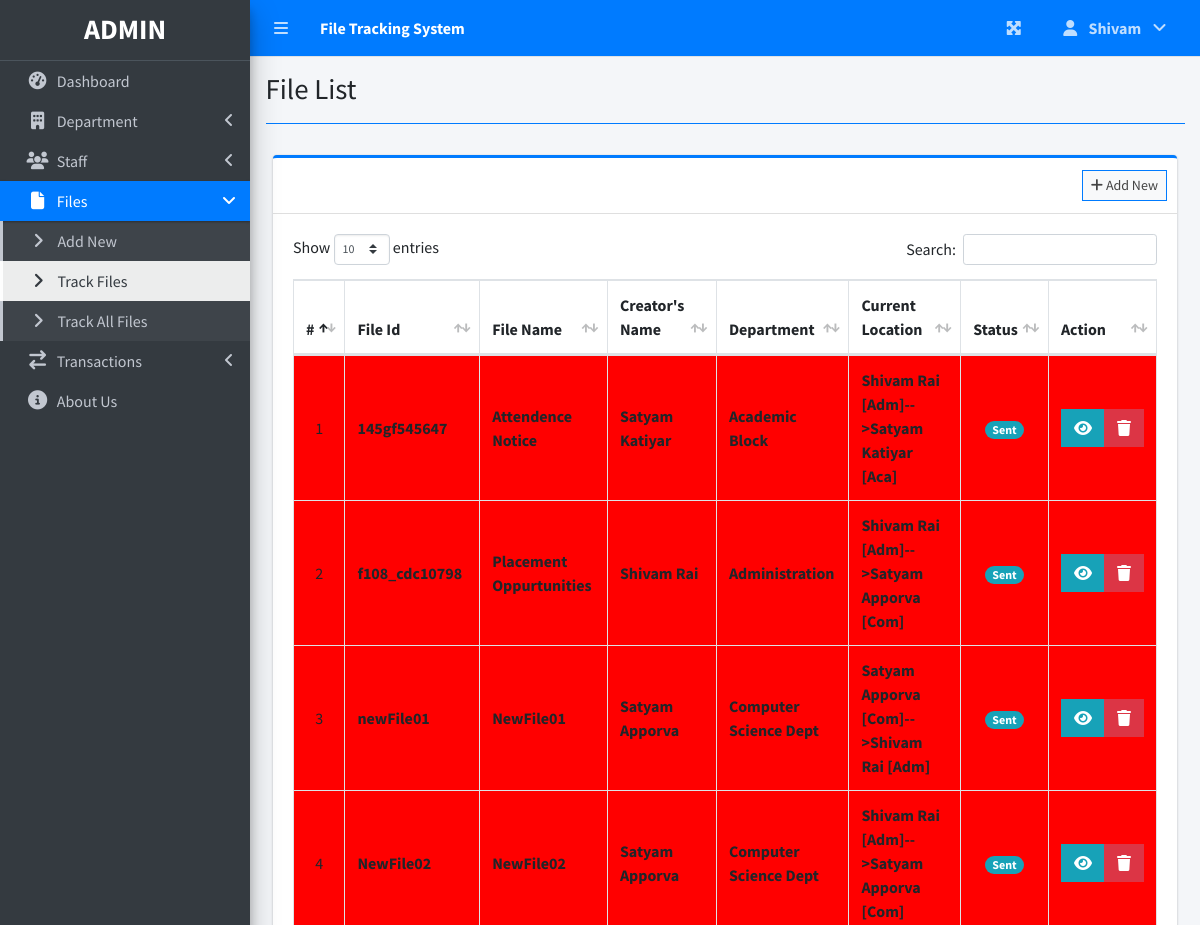
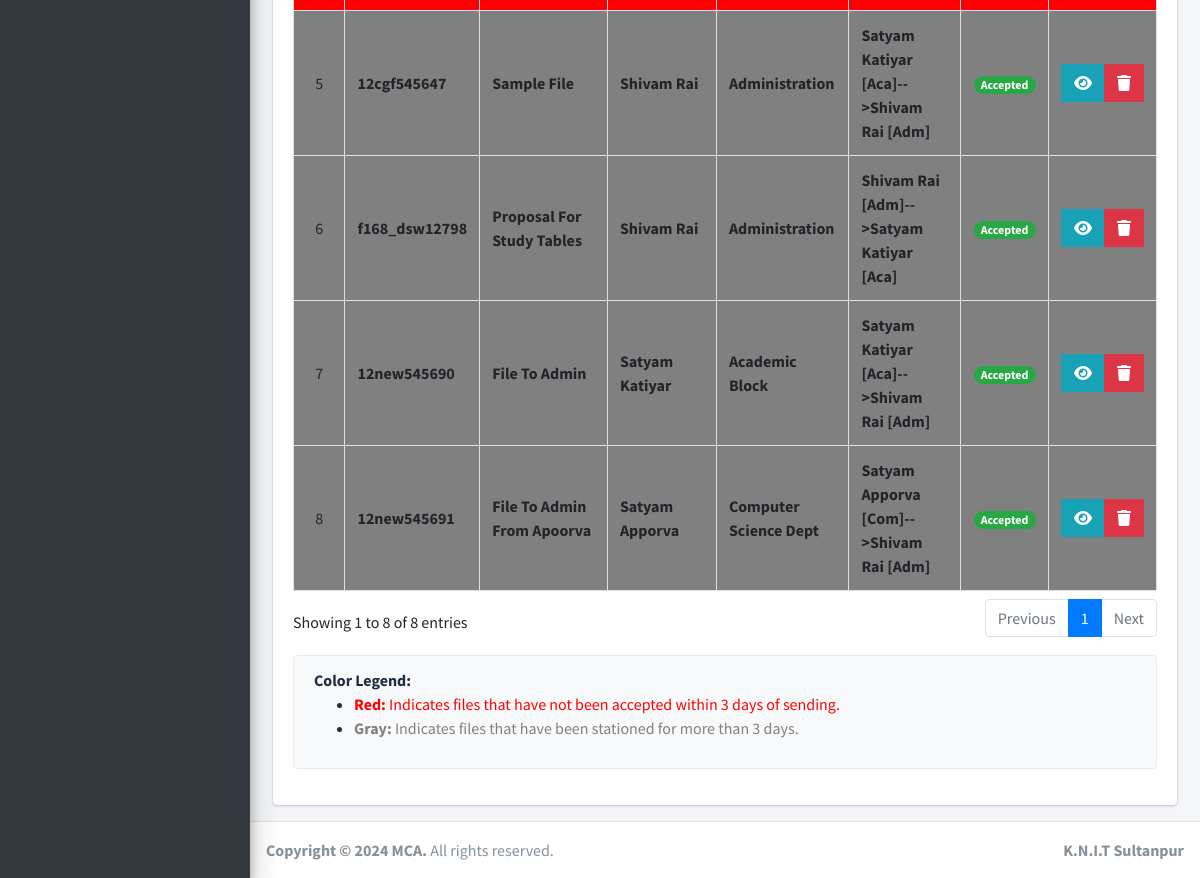
Screenshot of /index.php?page=file_list&admin=false (signed in) with the database file from the repository (2 pictures, top to bottom).
### tables this page shows
CREATE TABLE `files` (
  `id` varchar(30) NOT NULL,
  `file_name` varchar(200) NOT NULL,
  `creator_id` varchar(20) DEFAULT NULL,
  `file_desc` varchar(500) NOT NULL,
  `date_created` datetime NOT NULL DEFAULT current_timestamp(),
  `active` tinyint(1) NOT NULL DEFAULT 1 COMMENT '1 = active , 0 = disabled'
);

### file_list.php (the view, shortened to what this page needs)
<?php include'db_connect.php' ?>
<div class="col-lg-12">
	<div class="card card-outline card-primary">
		<div class="card-header">
			<div class="card-tools">
				<a class="btn btn-block btn-sm btn-default btn-flat border-primary " href="./index.php?page=new_file"><i class="fa fa-plus"></i> Add New</a>
			</div>
		</div>
		<div class="card-body" style="overflow-x:scroll">
			<table class="table tabe-hover table-bordered" id="list" >
				<thead>
					<tr>
						<th class="text-center">#</th>
						<th>File Id</th>
						<th>File Name</th>
						<th>Creator's Name</th>
						<th>Department</th>
						<th>Current Location</th>
						<th>Status</th>
						<th>Action</th>
					</tr>
				</thead>
				<tbody>
					<?php
					$i = 1;
					$staff_sql = "";
					$sql = "SELECT
								f.id as file_id,
								f.file_name as file_name,
								CONCAT(u.firstname, ' ', u.lastname) AS creator_name,
								d.name as dept_name,
								COALESCE( 	CONCAT(sender.firstname,' ',sender.lastname,' [',LEFT(sender_dept.name,3),']',
											'-->',
											recipient.firstname,' ',recipient.lastname,' [',LEFT(recipient_dept.name,3),']') ,
											CONCAT(u.firstname,' ',u.lastname)
										) AS current_loc,
								COALESCE(t.status, 0) AS current_status,
								t.date_created AS date_created,
								t.receiver_timestamp AS receiver_timestamp
							FROM
								files as f
							LEFT JOIN
								users as u ON f.creator_id = u.id
							LEFT JOIN
								departments as d ON u.dept_id = d.id
							LEFT JOIN
								(
        							SELECT
										*
									FROM
										transactions
									WHERE
										(file_id, date_created) IN (
											SELECT
												file_id,
												MAX(date_created) AS max_date_created
											FROM
												transactions
											GROUP BY
												file_id
										)
								) AS t ON t.file_id = f.id
							LEFT JOIN
								users AS sender ON t.sender_id = sender.id
							LEFT JOIN
    							departments AS sender_dept ON sender.dept_id = sender_dept.id
							LEFT JOIN
								users AS recipient ON t.recipient_id = recipient.id
							LEFT JOIN
    							departments AS recipient_dept ON recipient.dept_id = recipient_dept.id
							WHERE f.active = 1
							ORDER BY  unix_timestamp(t.date_created) DESC";
					$qry = $conn->query($sql);
					if($_SESSION['login_type'] != 1 || ($_SESSION['login_type'] == 1 && $_GET['admin'] == "false") ){
						$staff_sql .= "SELECT DISTINCT f.id AS file_id
										FROM files AS f
										LEFT JOIN users AS u ON f.creator_id = u.id
										LEFT JOIN transactions AS t ON f.id = t.file_id
										WHERE
											u.dept_id = (
												SELECT dept_id
												FROM users
												WHERE id = '" . $_SESSION['login_id'] . "'
											)
											OR t.sender_id IN (
												SELECT id
												FROM users
												WHERE dept_id = (
													SELECT dept_id
													FROM users
													WHERE id = '" . $_SESSION['login_id'] . "'
												)
											)
											OR t.recipient_id IN (
												SELECT id
												FROM users
												WHERE dept_id = (
													SELECT dept_id
													FROM users
													WHERE id = '" . $_SESSION['login_id'] . "'
												)
											)
											AND f.active = 1";
											$staff_qry = ($conn->query($staff_sql))->fetch_all(MYSQLI_ASSOC);
					}
					while($row= $qry->fetch_assoc()):
					?>
					<?php
						if($_SESSION['login_type'] != 1 || ($_SESSION['login_type'] == 1 && $_GET['admin'] == "false")){
							$file_id = $row['file_id'];
							$found = false;
							foreach ($staff_qry as $staff_row) {
								if ($staff_row['file_id'] == $file_id) {
									$found = true;
									break;
								}
							}
							if($found == false){
								continue;
							}
						}
						$dateCreatedPlus3Days = strtotime('+3 days', strtotime($row['date_created']));
						$receiverTimestampPlus3Days = strtotime('+3 days', strtotime($row['receiver_timestamp']));
						$todayTimestamp = strtotime('today');
						$rowColor = '';
						if ($row['current_status'] == 1 && $dateCreatedPlus3Days < $todayTimestamp) {
							$rowColor = 'red';
						} elseif ($row['current_status'] == 2 && $receiverTimestampPlus3Days < $todayTimestamp) {
							$rowColor = 'gray';
						}
					?>
					<tr style="background-color: <?php echo $rowColor; ?>">
						<td class="text-center"><?php echo $i++ ?></td>
						<td><b><?php echo ($row['file_id']) ?></b></td>
						<td><b><?php echo ucwords($row['file_name'])?></b></td>
						<td><b><?php echo ucwords($row['creator_name'])?></b></td>
						<td><b><?php echo ucwords($row['dept_name']) ?></b></td>
						<td><b><?php echo ucwords($row['current_loc']) ?></b></td>
						<td class="text-center">
							<?php
							switch ($row['current_status']) {
								case '1':
									echo "<span class='badge badge-pill badge-info'> Sent</span>";
									break;
								case '2':
									echo "<span class='badge badge-pill badge-success'>Accepted</span>";
									break;
							}
							?>
						</td>
						<td class="text-center">
		                    <div class="btn-group">
		                    	<button type="button" class="btn btn-info btn-flat view_file" data-id="<?php echo $row['file_id'].'&cur_loc='.$row['current_loc'].'&status='.$row['current_status']  ?>" data-toggle="tooltip" title="View File">
		                          <i class="fas fa-eye"></i>
		                        </button>
								<?php if($_SESSION['login_type'] == 1): ?>
		                        <button type="button" class="btn btn-danger btn-flat delete_file" data-id="<?php echo $row['file_id'] ?>" data-toggle="tooltip" title="Delete File">
		                          <i class="fas fa-trash"></i>
		                        </button>
								<?php endif;?>
	                      </div>
						</td>
					</tr>
				<?php endwhile; ?>
				</tbody>
			</table>
			<div class="row mt-3">
				<div class="col-lg-12">
					<div class="alert alert-light" role="alert">
						<strong>Color Legend:</strong>
						<ul>
							<li><span style="color: red;"><strong>Red:</strong> Indicates files that have not been accepted within 3 days of sending.</span></li>
							<li><span style="color: gray;"><strong>Gray:</strong> Indicates files that have been stationed for more than 3 days.</span></li>
						</ul>
					</div>
				</div>
			</div>
		</div>
	</div>
</div>

### file_list.php (style rules this page uses)
table td { vertical-align: middle !important; }

### rows the page displays
files: id "145gf545647", file_name "Attendence Notice", creator_name "Satyam Katiyar", dept_name "Academic Block", current_loc "Shivam Rai [Adm]-->Satyam Katiyar [Aca]", shows "Sent"
files: id "f108_cdc10798", file_name "Placement Oppurtunities", creator_name "Shivam Rai", dept_name "Administration", current_loc "Shivam Rai [Adm]-->Satyam Apporva [Com]", shows "Sent"
files: id "newFile01", file_name "NewFile01", creator_name "Satyam Apporva", dept_name "Computer Science Dept", current_loc "Satyam Apporva [Com]-->Shivam Rai [Adm]", shows "Sent"
files: id "NewFile02", file_name "NewFile02", creator_name "Satyam Apporva", dept_name "Computer Science Dept", current_loc "Shivam Rai [Adm]-->Satyam Apporva [Com]", shows "Sent"
files: id "12cgf545647", file_name "Sample File", creator_name "Shivam Rai", dept_name "Administration", current_loc "Satyam Katiyar [Aca]-->Shivam Rai [Adm]", shows "Accepted"
files: id "f168_dsw12798", file_name "Proposal For Study Tables", creator_name "Shivam Rai", dept_name "Administration", current_loc "Shivam Rai [Adm]-->Satyam Katiyar [Aca]", shows "Accepted"
files: id "12new545690", file_name "File To Admin", creator_name "Satyam Katiyar", dept_name "Academic Block", current_loc "Satyam Katiyar [Aca]-->Shivam Rai [Adm]", shows "Accepted"
files: id "12new545691", file_name "File To Admin From Apoorva", creator_name "Satyam Apporva", dept_name "Computer Science Dept", current_loc "Satyam Apporva [Com]-->Shivam Rai [Adm]", shows "Accepted"

### other values shown
$_SESSION['login_firstname'] "Shivam"
$title "File List"
